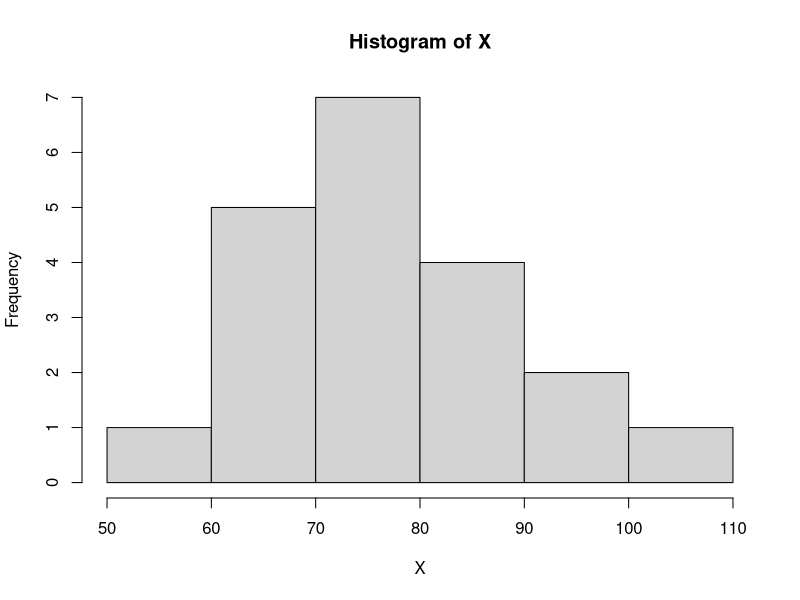
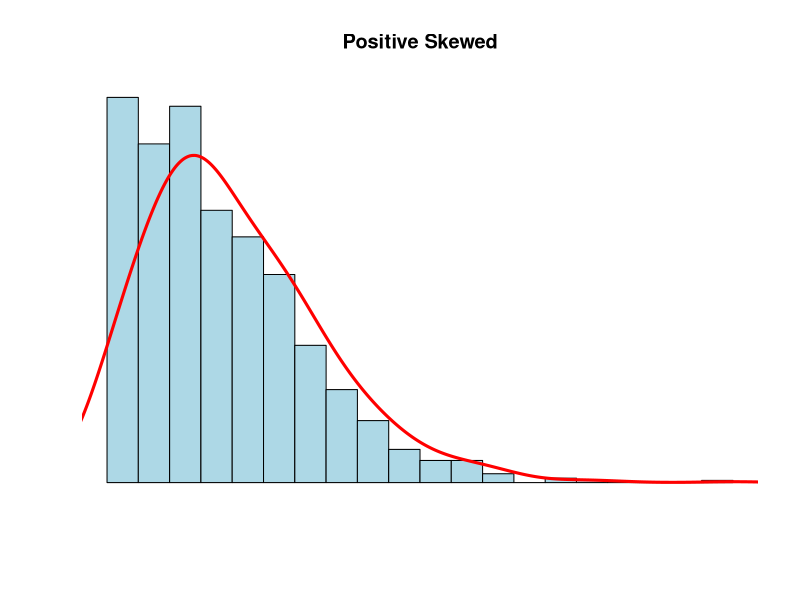
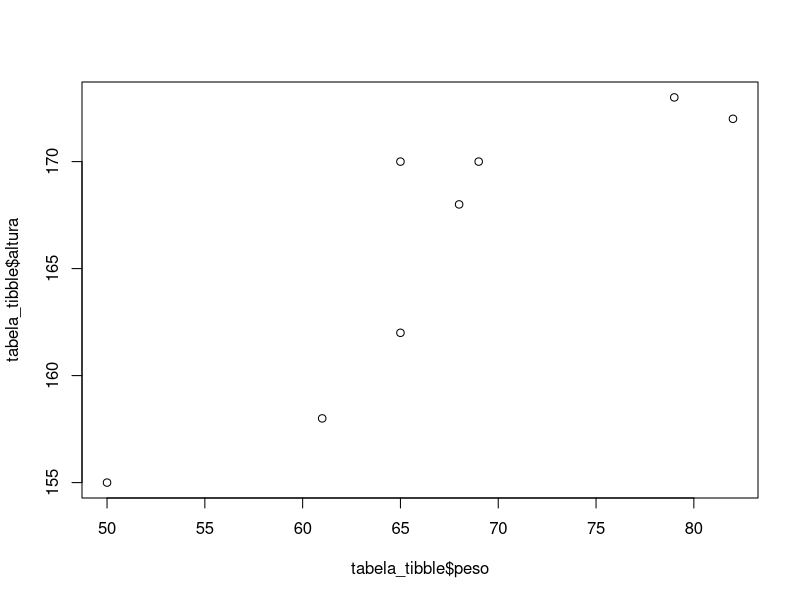

Source code (R) for these figures, in order:
## ---- chunk 1
knitr::opts_chunk$set(echo = TRUE)
library(tidyverse)

## ---- chunk 2
X <- c(68, 70, 72, 58, 90, 110, 68, 70, 72, 80, 80, 67, 90, 94, 100, 80, 75, 79, 84, 90)
## ---- chunk 3
mean(X)

quantile(X)

median(X)

sd(X)
## ---- chunk 4
hist(X
    )
## ---- chunk 5
N <- 1000
x <- rnbinom(N, 4, .5)
hist(
x,
xlim = c(min(x), max(x)),
probability = T,
nclass = max(x) - min(x) + 1,
col = 'lightblue', xlab = ' ', ylab = ' ', axes = F,
main = 'Positive Skewed'
)
lines(density(x, bw = 1), col = 'red', lwd = 3)
## ---- chunk 6
tabela_tibble <- tribble(
  ~nome,       ~altura, ~peso,
  "Ana",       155,     50,
  "Ludmilla",  158,     61,
  "Cristina",  162,     65,
  "Tereza",    168,     68,
  "Patrícia",  170,     69,
  "Mariana",   170,     65,
  "Ana Paula", 172,     82,
  "Dirce",     173,     79
)

## ---- chunk 7
mean(tabela_tibble$peso)
median(tabela_tibble$peso)
sd(tabela_tibble$peso)

mean(tabela_tibble$altura)
median(tabela_tibble$altura)
sd(tabela_tibble$altura)

## ---- chunk 8
plot(tabela_tibble$peso, tabela_tibble$altura)
